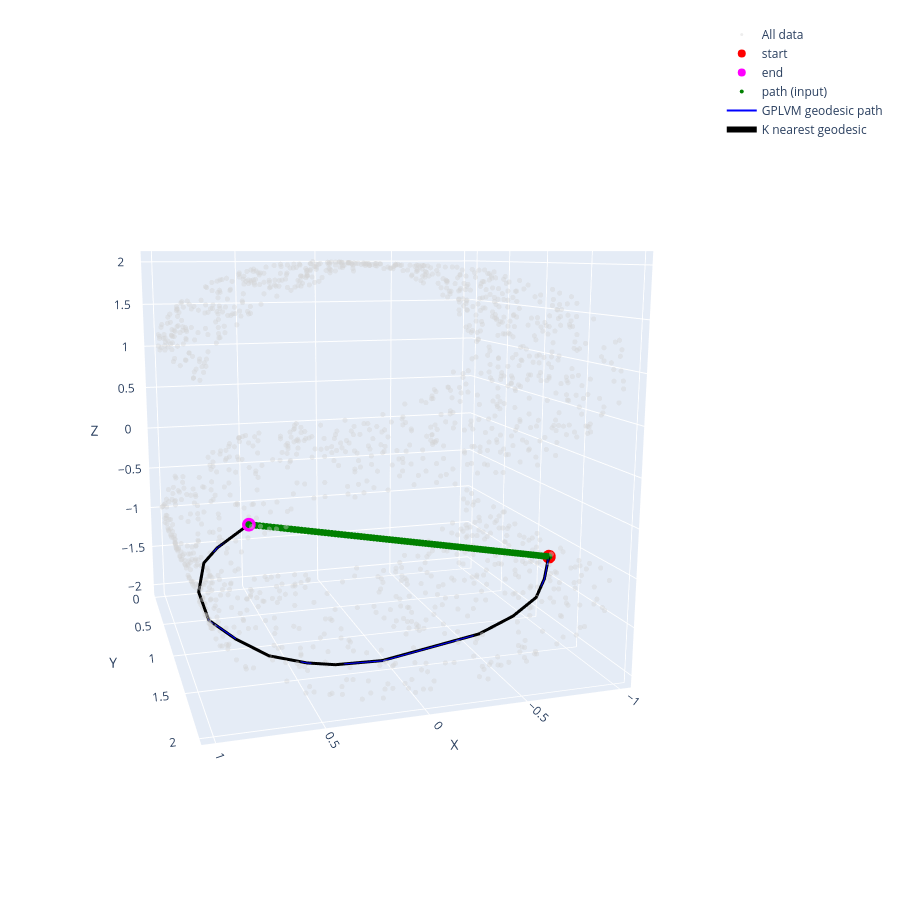

Notebook source saved alongside this figure:
### Code cell
fig = go.Figure()

# All data points in light gray
fig.add_trace(go.Scatter3d(
    x=Y[:, 0], y=Y[:, 1], z=Y[:, 2],
    mode='markers',
    marker=dict(color='lightgray', opacity=0.4, size=3),
    name='All data'
))

# Start point
fig.add_trace(go.Scatter3d(
    x=[Y[i, 0]], y=[Y[i, 1]], z=[Y[i, 2]],
    mode='markers',
    marker=dict(color='red', size=8),
    name='start'
))

# End point
fig.add_trace(go.Scatter3d(
    x=[Y[j, 0]], y=[Y[j, 1]], z=[Y[j, 2]],
    mode='markers',
    marker=dict(color='magenta', size=8),
    name='end'
))

# Path points in green (original path, as points)
fig.add_trace(go.Scatter3d(
    x=my_path_1.flatten(), y=my_path_2.flatten(), z=my_path_3.flatten(),
    mode='markers',
    marker=dict(color='green', size=4, symbol='circle'),
    name='path (input)'
))

# # Reconstructed path in green (as points)
# fig.add_trace(go.Scatter3d(
#     x=Y_reconstructed_mypath[:, 0], y=Y_reconstructed_mypath[:, 1], z=Y_reconstructed_mypath[:, 2],
#     mode='markers',
#     marker=dict(color='blue', size=6, symbol='diamond'),
#     name='reconstructed path'
# ))

# Reconstructed path in green (as points)
fig.add_trace(go.Scatter3d(
    x=Y_geo_path[:, 0], y=Y_geo_path[:, 1], z=Y_geo_path[:, 2],
    mode='lines',
    marker=dict(color='blue', size=6, symbol='diamond'),
    name='GPLVM geodesic path'
))

# Geodesic path (if available)
if path_indices is not None:
    path_pts = Y[path_indices]
    fig.add_trace(go.Scatter3d(
        x=path_pts[:, 0], y=path_pts[:, 1], z=path_pts[:, 2],
        mode='lines',
        line=dict(color='black', width=6),
        name='K nearest geodesic'
    ))

fig.update_layout(
    scene=dict(aspectmode='cube', xaxis_title='X', yaxis_title='Y', zaxis_title='Z',camera=dict(eye=dict(x=0.75, y=2.5, z=0.5)) ),
    width=900, height=900, margin=dict(r=30, b=20, l=20, t=20) )


fig.show()

### Figure 1 — Plotly figure (JSON) as saved in the notebook; plotly's stock layout.template omitted (floating-point values rounded to 4 significant figures; data arrays with more than 128 entries replaced by an {"elided": "..."} marker saying what was removed)
{"data": [{"marker": {"color": "lightgray", "opacity": 0.4, "size": 3}, "mode": "markers", "name": "All data", "type": "scatter3d", "x": {"elided": "1500 float values"}, "y": {"elided": "1500 float values"}, "z": {"elided": "1500 float values"}}, {"marker": {"color": "red", "size": 8}, "mode": "markers", "name": "start", "type": "scatter3d", "x": [-0.9798], "y": [1.299], "z": [-1.2]}, {"marker": {"color": "magenta", "size": 8}, "mode": "markers", "name": "end", "type": "scatter3d", "x": [0.7678], "y": [1.703], "z": [-0.3593]}, {"marker": {"color": "green", "size": 4, "symbol": "circle"}, "mode": "markers", "name": "path (input)", "type": "scatter3d", "x": [-0.9798, -0.9621, -0.9445, -0.9268, -0.9092, -0.8915, -0.8739, -0.8562, -0.8385, -0.8209, -0.8032, -0.7856, -0.7679, -0.7503, -0.7326, -0.715, -0.6973, -0.6797, -0.662, -0.6444, -0.6267, -0.6091, -0.5914, -0.5738, -0.5561, -0.5385, -0.5208, -0.5032, -0.4855, -0.4679, -0.4502, -0.4326, -0.4149, -0.3972, -0.3796, -0.3619, -0.3443, -0.3266, -0.309, -0.2913, -0.2737, -0.256, -0.2384, -0.2207, -0.2031, -0.1854, -0.1678, -0.1501, -0.1325, -0.1148, -0.09716, -0.07951, -0.06186, -0.04421, -0.02656, -0.008904, 0.008748, 0.0264, 0.04405, 0.0617, 0.07936, 0.09701, 0.1147, 0.1323, 0.15, 0.1676, 0.1853, 0.2029, 0.2206, 0.2382, 0.2559, 0.2735, 0.2912, 0.3088, 0.3265, 0.3441, 0.3618, 0.3794, 0.3971, 0.4147, 0.4324, 0.45, 0.4677, 0.4854, 0.503, 0.5207, 0.5383, 0.556, 0.5736, 0.5913, 0.6089, 0.6266, 0.6442, 0.6619, 0.6795, 0.6972, 0.7148, 0.7325, 0.7501, 0.7678], "y": [1.299, 1.303, 1.307, 1.312, 1.316, 1.32, 1.324, 1.328, 1.332, 1.336, 1.34, 1.344, 1.348, 1.352, 1.356, 1.36, 1.364, 1.369, 1.373, 1.377, 1.381, 1.385, 1.389, 1.393, 1.397, 1.401, 1.405, 1.409, 1.413, 1.417, 1.422, 1.426, 1.43, 1.434, 1.438, 1.442, 1.446, 1.45, 1.454, 1.458, 1.462, 1.466, 1.47, 1.474, 1.479, 1.483, 1.487, 1.491, 1.495, 1.499, 1.503, 1.507, 1.511, 1.515, 1.519, 1.523, 1.527, 1.532, 1.536, 1.54, 1.544, 1.548, 1.552, 1.556, 1.56, 1.564, 1.568, 1.572, 1.576, 1.58, 1.584, 1.589, 1.593, 1.597, 1.601, 1.605, 1.609, 1.613, 1.617, 1.621, 1.625, 1.629, 1.633, 1.637, 1.642, 1.646, 1.65, 1.654, 1.658, 1.662, 1.666, 1.67, 1.674, 1.678, 1.682, 1.686, 1.69, 1.694, 1.699, 1.703], "z": [-1.2, -1.192, -1.183, -1.175, -1.166, -1.158, -1.149, -1.141, -1.132, -1.124, -1.115, -1.107, -1.098, -1.09, -1.081, -1.073, -1.064, -1.056, -1.047, -1.039, -1.03, -1.022, -1.013, -1.005, -0.9963, -0.9878, -0.9793, -0.9708, -0.9623, -0.9538, -0.9453, -0.9369, -0.9284, -0.9199, -0.9114, -0.9029, -0.8944, -0.8859, -0.8774, -0.8689, -0.8604, -0.8519, -0.8434, -0.8349, -0.8264, -0.8179, -0.8095, -0.801, -0.7925, -0.784, -0.7755, -0.767, -0.7585, -0.75, -0.7415, -0.733, -0.7245, -0.716, -0.7075, -0.699, -0.6905, -0.682, -0.6736, -0.6651, -0.6566, -0.6481, -0.6396, -0.6311, -0.6226, -0.6141, -0.6056, -0.5971, -0.5886, -0.5801, -0.5716, -0.5631, -0.5546, -0.5462, -0.5377, -0.5292, -0.5207, -0.5122, -0.5037, -0.4952, -0.4867, -0.4782, -0.4697, -0.4612, -0.4527, -0.4442, -0.4357, -0.4272, -0.4187, -0.4103, -0.4018, -0.3933, -0.3848, -0.3763, -0.3678, -0.3593]}, {"marker": {"color": "blue", "size": 6, "symbol": "diamond"}, "mode": "lines", "name": "GPLVM geodesic path", "type": "scatter3d", "x": [-0.9794, -0.9182, -0.8362, -0.6956, -0.4956, -0.224, 0.05769, 0.3216, 0.4693, 0.6651, 0.8164, 0.9586, 1.0, 0.9674, 0.9107, 0.7673], "y": [1.299, 1.378, 1.448, 1.465, 1.477, 1.461, 1.531, 1.569, 1.583, 1.6, 1.554, 1.653, 1.641, 1.611, 1.657, 1.703], "z": [-1.2, -1.399, -1.549, -1.72, -1.87, -1.974, -1.998, -1.947, -1.883, -1.747, -1.575, -1.285, -1.007, -0.7489, -0.5867, -0.3597]}, {"line": {"color": "black", "width": 6}, "mode": "lines", "name": "K nearest geodesic", "type": "scatter3d", "x": [-0.9798, -0.9173, -0.8362, -0.695, -0.4949, -0.2224, 0.06096, 0.3207, 0.4695, 0.664, 0.8177, 0.9585, 1.0, 0.9679, 0.9107, 0.7678], "y": [1.299, 1.378, 1.449, 1.466, 1.477, 1.458, 1.527, 1.57, 1.583, 1.602, 1.554, 1.653, 1.642, 1.611, 1.657, 1.703], "z": [-1.2, -1.398, -1.548, -1.719, -1.869, -1.975, -1.998, -1.947, -1.883, -1.748, -1.576, -1.285, -1.007, -0.7486, -0.5869, -0.3593]}], "layout": {"height": 900, "margin": {"b": 20, "l": 20, "r": 30, "t": 20}, "scene": {"aspectmode": "cube", "camera": {"eye": {"x": 0.75, "y": 2.5, "z": 0.5}}, "xaxis": {"title": {"text": "X"}}, "yaxis": {"title": {"text": "Y"}}, "zaxis": {"title": {"text": "Z"}}}, "width": 900}}
